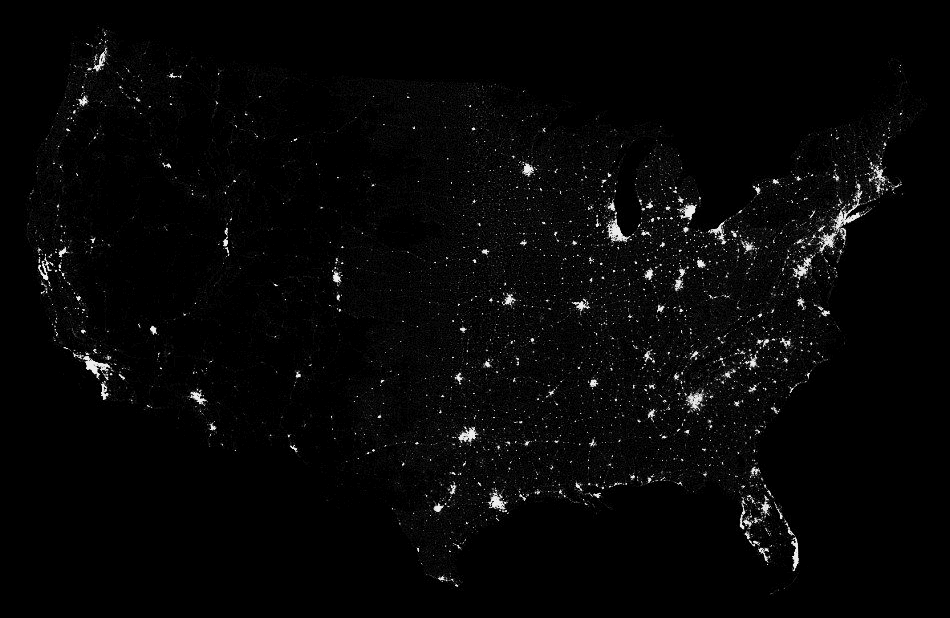
#> input picture data/map/US_population.png, 950 x 618 px
$ jupyter execute --allow-errors PolyPhy_2D_continuous_data.ipynb   (shell and % lines are left out)
#> lines starting #> are read from the running program, lines starting #| are printed output that depends on the picture; long printed decimals are rounded
Outline

    load data
    initialization
        load 2D array of data (grayscale XY image)
        create 1D array of agents (X, Y, angle, W)
        create 2D trace grid (empty)
        create 2D dual deposit grid (empty)
    simulation
        update state
        draw GUI
        process data (kernel inputs: data, deposit)
        propagation step (kernel inputs: agents, trace, deposit)
        relaxation step (kernel inputs: deposit)
        relaxation step (kernel inputs: trace)
        generate visualization (kernel inputs: deposit, trace, vis buffer)
        update GUI
    store grids
    tidy up

[cell 1]
import numpy as np
import math, os
from enum import IntEnum
from numpy.random import default_rng
import time
from datetime import datetime
import matplotlib.pyplot as plt
from PIL import Image
import taichi as ti
import taichi.math as timath

## Type aliases
FLOAT_CPU = np.float32
INT_CPU = np.int32
FLOAT_GPU = ti.f32
INT_GPU = ti.i32

#> (the rest of this cell did not finish here and is left out)

[cell 2]
## Default root directory
ROOT = '../../../'

## Data input file
INPUT_FILE = ROOT + 'data/map/US_population.png'
# INPUT_FILE = ROOT + 'data/map/US_population_cutoff.png'

## Simulation-wide constants
N_DATA_DEFAULT = 1000
N_AGENTS_DEFAULT = 1000000
DOMAIN_SIZE_DEFAULT = 100.0
TRACE_RESOLUTION_MAX = 1400
DEPOSIT_DOWNSCALING_FACTOR = 1
STEERING_RATE = 0.5
MAX_DEPOSIT = 10.0
DOMAIN_MARGIN = 0.05

## State flags
#> (the rest of this cell did not finish here and is left out)

[cell 3]
## Load a grayscale image as a continuous data distribution
data_image = Image.open(INPUT_FILE)
#> data_image is the input picture: PIL image 950x618 RGB; min 0, max 239, mean 6.3
data = np.asarray(data_image)[:,:,0:1].astype(FLOAT_CPU).transpose([1, 0, 2])
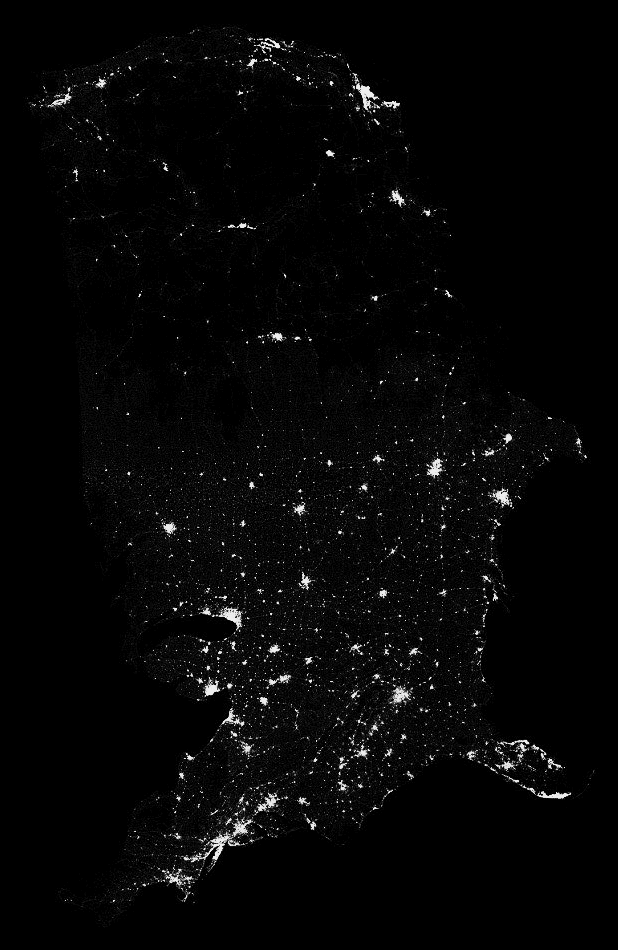
#> data: shape (950, 618, 1) float32; min 0, max 239, mean 6.3
print(data.shape, data.dtype)
#| (950, 618, 1) float32
data = np.flip(np.divide(data, np.max(data)), 1)
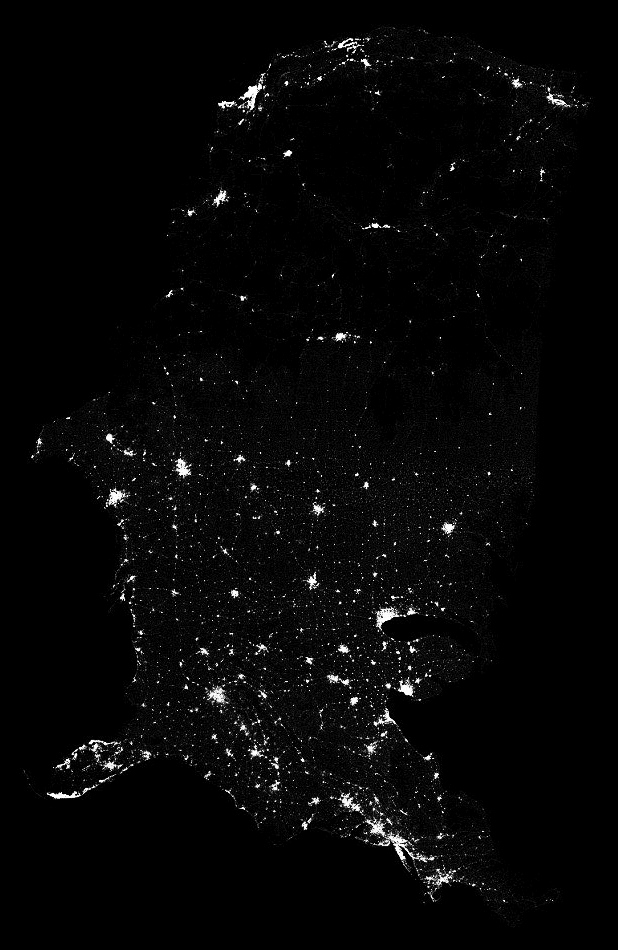
#> data: shape (950, 618, 1) float32; min 0, max 1, mean 0.0263
plt.figure(figsize = (10.0, 10.0))
plt.imshow(np.flip(data.transpose([1, 0, 2]), 0))
DATA_RESOLUTION = data.shape[0:2]
#> DATA_RESOLUTION = (950, 618)
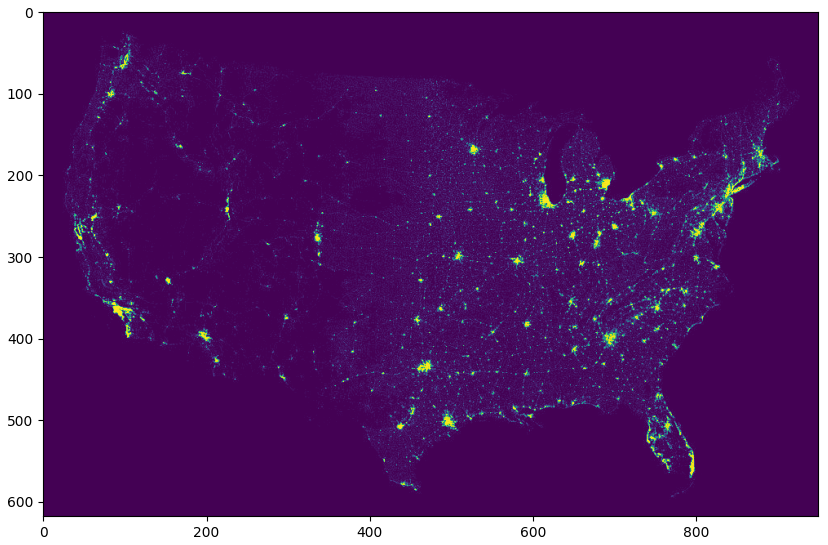
#> figure drawn by matplotlib, 1 panel

[cell 4]
## Initialize Taichi
ti.init(arch=ti.cpu if os.path.exists("/tmp/flag") else ti.gpu)
#> (this line was passed over: taichi is not available in this run)
rng = default_rng()

## Initialize data and agents
N_AGENTS = N_AGENTS_DEFAULT
DOMAIN_SIZE = (DOMAIN_SIZE_DEFAULT, DOMAIN_SIZE_DEFAULT * FLOAT_CPU(DATA_RESOLUTION[1]) / FLOAT_CPU(DATA_RESOLUTION[0]))
#> DOMAIN_SIZE = (100, 65.05)
DOMAIN_MIN = (0.0, 0.0)
DOMAIN_MAX = DOMAIN_SIZE
#> DOMAIN_MAX = (100, 65.05)
AVG_WEIGHT = 10.0

## Derived constants
DATA_TO_AGENTS_RATIO = 1.0e4 / FLOAT_CPU(N_AGENTS)
DOMAIN_SIZE_MAX = np.max([DOMAIN_SIZE[0], DOMAIN_SIZE[1]])
#> DOMAIN_SIZE_MAX = 100
TRACE_RESOLUTION = INT_CPU((FLOAT_CPU(TRACE_RESOLUTION_MAX) * DOMAIN_SIZE[0] / DOMAIN_SIZE_MAX, FLOAT_CPU(TRACE_RESOLUTION_MAX) * DOMAIN_SIZE[1] / DOMAIN_SIZE_MAX))
#> TRACE_RESOLUTION = [1400, 910]
DEPOSIT_RESOLUTION = (TRACE_RESOLUTION[0] // DEPOSIT_DOWNSCALING_FACTOR, TRACE_RESOLUTION[1] // DEPOSIT_DOWNSCALING_FACTOR)
#> DEPOSIT_RESOLUTION = (1400, 910)
VIS_RESOLUTION = TRACE_RESOLUTION
#> VIS_RESOLUTION = [1400, 910]

## Init agents
agents = np.zeros(shape=(N_AGENTS, 4), dtype = FLOAT_CPU)
agents[:, 0] = rng.uniform(low = DOMAIN_MIN[0] + 0.001, high = DOMAIN_MAX[0] - 0.001, size = N_AGENTS)
agents[:, 1] = rng.uniform(low = DOMAIN_MIN[1] + 0.001, high = DOMAIN_MAX[1] - 0.001, size = N_AGENTS)
agents[:, 2] = rng.uniform(low = 0.0, high = 2.0 * np.pi, size = N_AGENTS)
agents[:, 3] = 1.0

print('Simulation domain min:', DOMAIN_MIN)
print('Simulation domain max:', DOMAIN_MAX)
#| Simulation domain max: (100.0, 65.053)
print('Simulation domain size:', DOMAIN_SIZE)
#| Simulation domain size: (100.0, 65.053)
print('Dataset resolution:', DATA_RESOLUTION)
#| Dataset resolution: (950, 618)
print('Trace grid resolution:', TRACE_RESOLUTION)
#| Trace grid resolution: [1400  910]
print('Deposit grid resolution:', DEPOSIT_RESOLUTION)
#| Deposit grid resolution: (1400, 910)
print('Agent sample:', agents[0, :])
print('Number of agents:', N_AGENTS)

#> (a cell that did not finish here is left out)

[cell 6]
## Define all GPU functions and kernels for data and agent processing

# [17 lines left out: functions zero_field, copy_field, world_to_grid_2D, not called in this run]

@ti.func
def angle_to_dir_2D(angle) -> VEC2f:
    return timath.normalize(VEC2f(ti.cos(angle), ti.sin(angle)))

@ti.func
def custom_mod(a, b) -> FLOAT_GPU:
    return a - b * ti.floor(a / b)

# [97 lines left out: functions data_step, agent_step, not called in this run]

DIFFUSION_KERNEL = [1.0, 1.0, 0.707]
DIFFUSION_KERNEL_NORM = DIFFUSION_KERNEL[0] + 4.0 * DIFFUSION_KERNEL[1] + 4.0 * DIFFUSION_KERNEL[2]

# [31 lines left out: functions deposit_relaxation_step, trace_relaxation_step, render_visualization, not called in this run]

#> (a cell that did not finish here is left out)

[cell 8]
## Main simulation & vis loop
sense_distance = 0.005 * DOMAIN_SIZE_MAX
#> sense_distance = 0.5
sense_angle = 1.5
step_size = 0.0005 * DOMAIN_SIZE_MAX
#> step_size = 0.05
sampling_exponent = 2.0
deposit_attenuation = 0.9
trace_attenuation = 0.96
data_deposit = 0.1 * MAX_DEPOSIT
agent_deposit = data_deposit * DATA_TO_AGENTS_RATIO
deposit_vis = 0.1
trace_vis = 1.0

current_deposit_index = 0
do_simulate = True
hide_UI = False

## Current timestamp
def stamp() -> str:
    return datetime.fromtimestamp(time.time()).strftime("%Y-%m-%d_%H-%M-%S")

## Store current deposit and trace fields
def store_fit():
    if not os.path.exists(ROOT + "data/fits/"):
        os.makedirs(ROOT + "data/fits/")
    current_stamp = stamp()
    deposit = deposit_field.to_numpy()
    np.save(ROOT + 'data/fits/deposit_' + current_stamp + '.npy', deposit)
    trace = trace_field.to_numpy()
    np.save(ROOT + 'data/fits/trace_' + current_stamp + '.npy', trace)
    return current_stamp, deposit, trace

## check if file exists
#> (the rest of this cell did not finish here and is left out)
